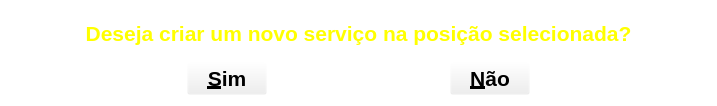
<?xml version="1.0" encoding="UTF-8"?>
<ui version="4.0">
 <class>CTelaConfirmacao</class>
 <widget class="QWidget" name="CTelaConfirmacao">
  <property name="geometry">
   <rect>
    <x>0</x>
    <y>0</y>
    <width>717</width>
    <height>106</height>
   </rect>
  </property>
  <property name="minimumSize">
   <size>
    <width>545</width>
    <height>88</height>
   </size>
  </property>
  <property name="palette">
   <palette>
    <active>
     <colorrole role="Base">
      <brush brushstyle="SolidPattern">
       <color alpha="255">
        <red>255</red>
        <green>255</green>
        <blue>255</blue>
       </color>
      </brush>
     </colorrole>
     <colorrole role="Window">
      <brush brushstyle="SolidPattern">
       <color alpha="0">
        <red>255</red>
        <green>255</green>
        <blue>255</blue>
       </color>
      </brush>
     </colorrole>
    </active>
    <inactive>
     <colorrole role="Base">
      <brush brushstyle="SolidPattern">
       <color alpha="255">
        <red>255</red>
        <green>255</green>
        <blue>255</blue>
       </color>
      </brush>
     </colorrole>
     <colorrole role="Window">
      <brush brushstyle="SolidPattern">
       <color alpha="0">
        <red>255</red>
        <green>255</green>
        <blue>255</blue>
       </color>
      </brush>
     </colorrole>
    </inactive>
    <disabled>
     <colorrole role="Base">
      <brush brushstyle="SolidPattern">
       <color alpha="0">
        <red>255</red>
        <green>255</green>
        <blue>255</blue>
       </color>
      </brush>
     </colorrole>
     <colorrole role="Window">
      <brush brushstyle="SolidPattern">
       <color alpha="0">
        <red>255</red>
        <green>255</green>
        <blue>255</blue>
       </color>
      </brush>
     </colorrole>
    </disabled>
   </palette>
  </property>
  <property name="windowTitle">
   <string>Form</string>
  </property>
  <layout class="QVBoxLayout" name="verticalLayout">
   <item>
    <widget class="QLabel" name="label">
     <property name="palette">
      <palette>
       <active>
        <colorrole role="WindowText">
         <brush brushstyle="SolidPattern">
          <color alpha="255">
           <red>255</red>
           <green>255</green>
           <blue>0</blue>
          </color>
         </brush>
        </colorrole>
        <colorrole role="Text">
         <brush brushstyle="SolidPattern">
          <color alpha="255">
           <red>255</red>
           <green>255</green>
           <blue>0</blue>
          </color>
         </brush>
        </colorrole>
       </active>
       <inactive>
        <colorrole role="WindowText">
         <brush brushstyle="SolidPattern">
          <color alpha="255">
           <red>255</red>
           <green>255</green>
           <blue>0</blue>
          </color>
         </brush>
        </colorrole>
        <colorrole role="Text">
         <brush brushstyle="SolidPattern">
          <color alpha="255">
           <red>255</red>
           <green>255</green>
           <blue>0</blue>
          </color>
         </brush>
        </colorrole>
       </inactive>
       <disabled>
        <colorrole role="WindowText">
         <brush brushstyle="SolidPattern">
          <color alpha="255">
           <red>144</red>
           <green>141</green>
           <blue>139</blue>
          </color>
         </brush>
        </colorrole>
        <colorrole role="Text">
         <brush brushstyle="SolidPattern">
          <color alpha="255">
           <red>169</red>
           <green>167</green>
           <blue>167</blue>
          </color>
         </brush>
        </colorrole>
       </disabled>
      </palette>
     </property>
     <property name="font">
      <font>
       <pointsize>16</pointsize>
       <weight>75</weight>
       <bold>true</bold>
       <strikeout>false</strikeout>
      </font>
     </property>
     <property name="text">
      <string>&lt;html&gt;&lt;head/&gt;&lt;body&gt;&lt;p&gt;&lt;span style=&quot; font-size:16pt;&quot;&gt;Deseja criar um novo serviço na posição selecionada?&lt;/span&gt;&lt;/p&gt;&lt;/body&gt;&lt;/html&gt;</string>
     </property>
     <property name="alignment">
      <set>Qt::AlignCenter</set>
     </property>
    </widget>
   </item>
   <item>
    <layout class="QHBoxLayout" name="horizontalLayout">
     <item>
      <spacer name="horizontalSpacer">
       <property name="orientation">
        <enum>Qt::Horizontal</enum>
       </property>
       <property name="sizeHint" stdset="0">
        <size>
         <width>40</width>
         <height>20</height>
        </size>
       </property>
      </spacer>
     </item>
     <item>
      <widget class="QPushButton" name="pushButton">
       <property name="font">
        <font>
         <pointsize>16</pointsize>
         <weight>75</weight>
         <bold>true</bold>
        </font>
       </property>
       <property name="text">
        <string>&amp;Sim</string>
       </property>
      </widget>
     </item>
     <item>
      <spacer name="horizontalSpacer_2">
       <property name="orientation">
        <enum>Qt::Horizontal</enum>
       </property>
       <property name="sizeHint" stdset="0">
        <size>
         <width>40</width>
         <height>20</height>
        </size>
       </property>
      </spacer>
     </item>
     <item>
      <widget class="QPushButton" name="pushButton_2">
       <property name="font">
        <font>
         <pointsize>16</pointsize>
         <weight>75</weight>
         <bold>true</bold>
        </font>
       </property>
       <property name="text">
        <string>&amp;Não</string>
       </property>
      </widget>
     </item>
     <item>
      <spacer name="horizontalSpacer_3">
       <property name="orientation">
        <enum>Qt::Horizontal</enum>
       </property>
       <property name="sizeHint" stdset="0">
        <size>
         <width>40</width>
         <height>20</height>
        </size>
       </property>
      </spacer>
     </item>
    </layout>
   </item>
  </layout>
 </widget>
 <resources/>
 <connections/>
</ui>
